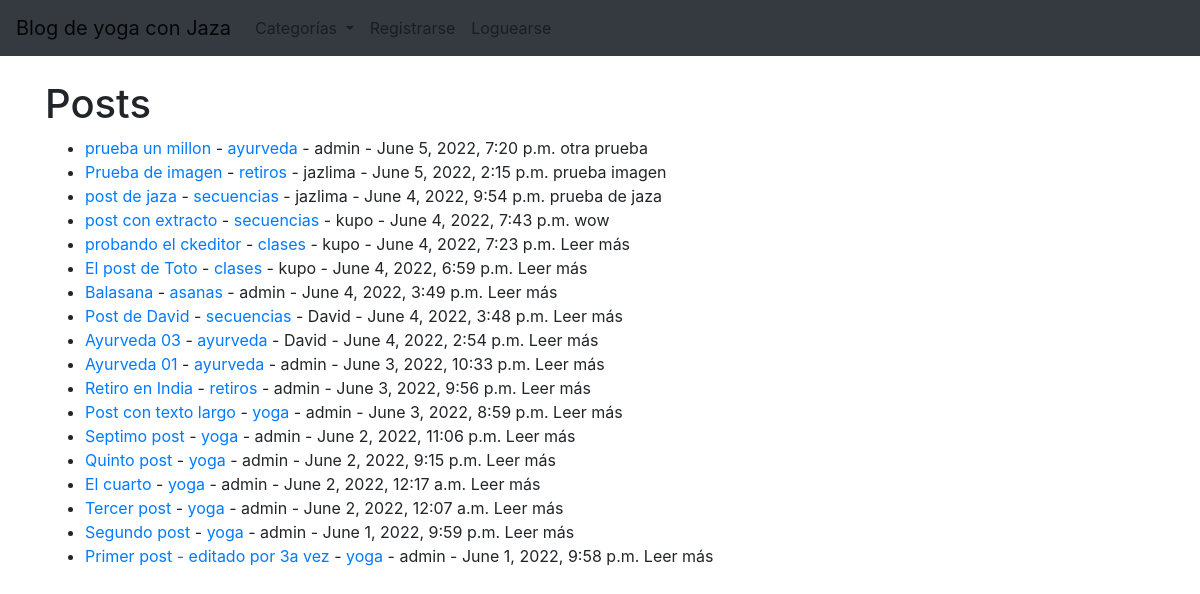
The page / on the database its author committed.
### AppBlogYoga/models.py (models this page shows, shortened)
class Post(models.Model):
    titulo=models.CharField(max_length=200)
    subtitulo=models.CharField(max_length=200)
    cuerpo=RichTextField(blank=True, null=True)
    autor=models.ForeignKey(User, on_delete=models.CASCADE)
    fecha=models.DateTimeField(auto_now_add=True)
    imagen=models.ImageField(upload_to='images/', blank=True, null=True)
    categoria=models.CharField(max_length=200, default='yoga')
    likes=models.ManyToManyField(User, related_name='blog_post')
    extracto=models.CharField(max_length=200)

### AppBlogYoga/views.py (the view)
# urls.py: path('', HomeView.as_view(), name='home'),
class HomeView(ListView):
    model = Post
    template_name = 'home.html'
    ordering=['-fecha']
    def get_context_data(self, *args, **kwargs):
        cat_menu=Category.objects.all()
        contexto=super(HomeView, self).get_context_data(*args, **kwargs)
        contexto['cat_menu']=cat_menu
        return contexto

### AppBlogYoga/models.py (called while the page is built)
    def __str__(self):
        return self.nombre

### AppBlogYoga/templates/home.html (shortened to what this page needs)
{% extends 'padre.html' %}
{% block content %}
<h1>Posts</h1>
<ul>
{% for post in object_list %}
    <li><a href="{% url 'detailPost' post.pk %}">{{ post.titulo }}</a>
    - <a href="{% url 'category' post.categoria %}">{{ post.categoria }}</a> - {{ post.autor }} - {{post.fecha}}
    {{ post.extracto}}</li>
{% endfor %}
</ul>
{% endblock %}

### rows shown on the page
Post: titulo "prueba un millon", categoria "ayurveda", autor "admin", fecha "June 5, 2022, 7:20 p.m.", extracto "otra prueba"
Post: titulo "Prueba de imagen", categoria "retiros", autor "jazlima", fecha "June 5, 2022, 2:15 p.m.", extracto "prueba imagen"
Post: titulo "post de jaza", categoria "secuencias", autor "jazlima", fecha "June 4, 2022, 9:54 p.m.", extracto "prueba de jaza"
Post: titulo "post con extracto", categoria "secuencias", autor "kupo", fecha "June 4, 2022, 7:43 p.m.", extracto "wow"
Post: titulo "probando el ckeditor", categoria "clases", autor "kupo", fecha "June 4, 2022, 7:23 p.m.", extracto "Leer más"
Post: titulo "El post de Toto", categoria "clases", autor "kupo", fecha "June 4, 2022, 6:59 p.m.", extracto "Leer más"
Post: titulo "Balasana", categoria "asanas", autor "admin", fecha "June 4, 2022, 3:49 p.m.", extracto "Leer más"
Post: titulo "Post de David", categoria "secuencias", autor "David", fecha "June 4, 2022, 3:48 p.m.", extracto "Leer más"
Post: titulo "Ayurveda 03", categoria "ayurveda", autor "David", fecha "June 4, 2022, 2:54 p.m.", extracto "Leer más"
Post: titulo "Ayurveda 01", categoria "ayurveda", autor "admin", fecha "June 3, 2022, 10:33 p.m.", extracto "Leer más"
Post: titulo "Retiro en India", categoria "retiros", autor "admin", fecha "June 3, 2022, 9:56 p.m.", extracto "Leer más"
Post: titulo "Post con texto largo", categoria "yoga", autor "admin", fecha "June 3, 2022, 8:59 p.m.", extracto "Leer más"
Post: titulo "Septimo post", categoria "yoga", autor "admin", fecha "June 2, 2022, 11:06 p.m.", extracto "Leer más"
Post: titulo "Quinto post", categoria "yoga", autor "admin", fecha "June 2, 2022, 9:15 p.m.", extracto "Leer más"
Post: titulo "El cuarto", categoria "yoga", autor "admin", fecha "June 2, 2022, 12:17 a.m.", extracto "Leer más"
Post: titulo "Tercer post", categoria "yoga", autor "admin", fecha "June 2, 2022, 12:07 a.m.", extracto "Leer más"
Post: titulo "Segundo post", categoria "yoga", autor "admin", fecha "June 1, 2022, 9:59 p.m.", extracto "Leer más"
Post: titulo "Primer post - editado por 3a vez", categoria "yoga", autor "admin", fecha "June 1, 2022, 9:58 p.m.", extracto "Leer más"
